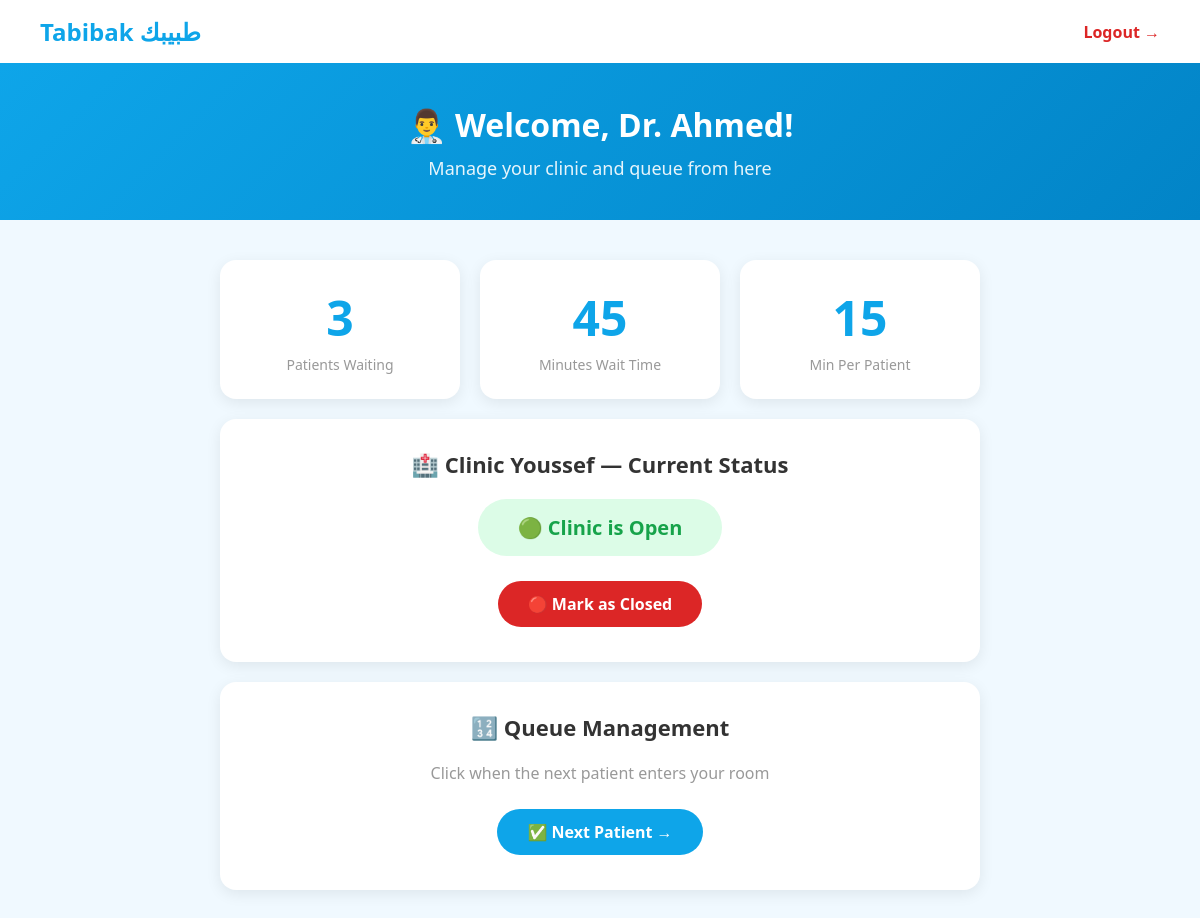
Before: /doctor/dashboard (signed in) with the older database file.
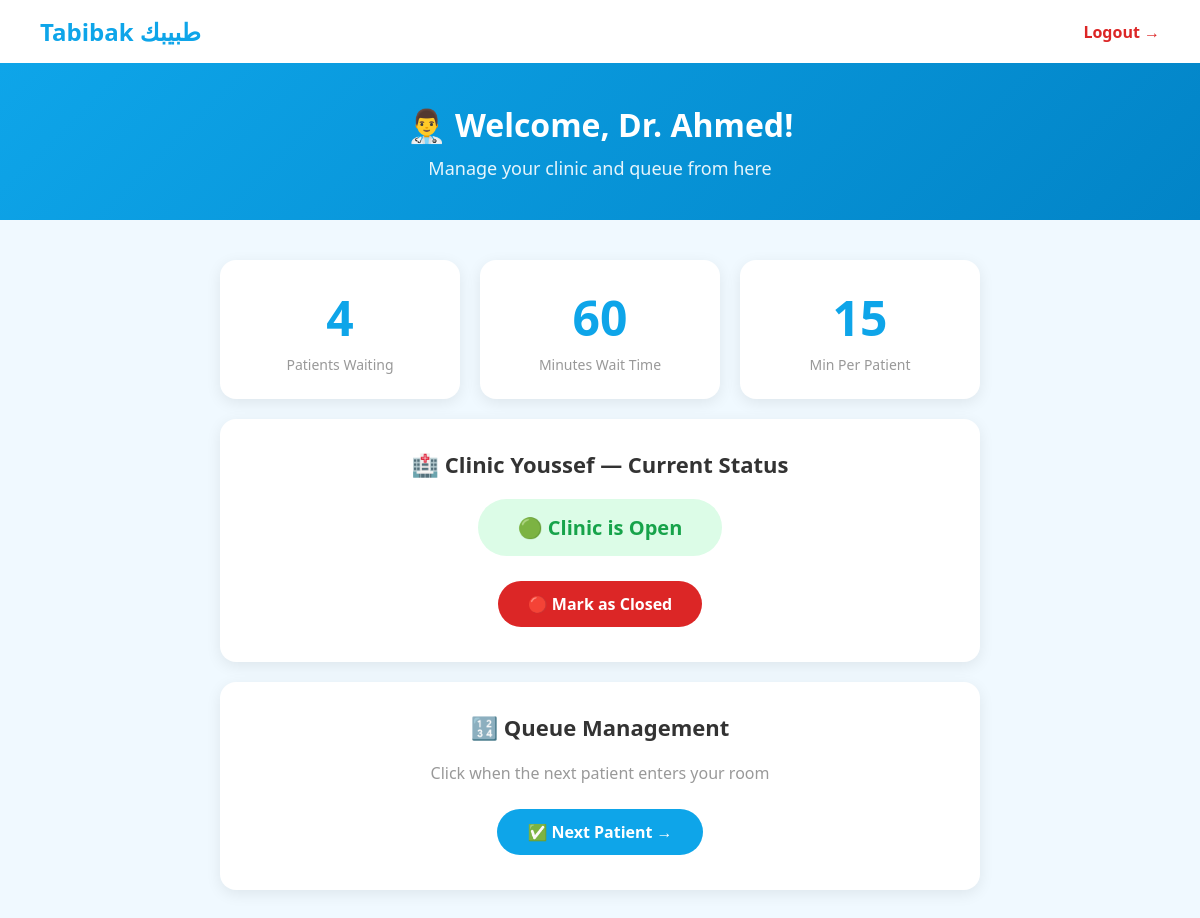
After: the same page with the newer database file.
### tables this page shows
CREATE TABLE clinics (
        id INTEGER PRIMARY KEY,
        name TEXT,
        doctor TEXT,
        specialty TEXT,
        patients_waiting INTEGER,
        minutes_per_patient INTEGER,
        is_open INTEGER
    );

### app.py (the view)
@app.route("/doctor/dashboard")
def doctor_dashboard():
    if "doctor_id" not in session:
        return redirect("/doctor/login")
    conn = sqlite3.connect("tabibak.db")
    cursor = conn.cursor()
    cursor.execute("SELECT * FROM clinics WHERE id = ?", (session["clinic_id"],))
    clinic = cursor.fetchone()
    cursor.execute("""
        SELECT patients.* FROM patients
        JOIN medical_documents ON patients.id = medical_documents.patient_id
        GROUP BY patients.id
    """)
    patients = cursor.fetchall()
    conn.close()
    return render_template("doctor_dashboard.html", doctor=session["doctor_name"], clinic=clinic, patients=patients)

### templates/doctor_dashboard.html (shortened to what this page needs)
<!DOCTYPE html>
<html lang="en">
<head>
</head>
<body>
    <nav>
        <div class="logo">Tabibak طبيبك</div>
        <a href="/doctor/logout" class="logout">Logout →</a>
    </nav>
    <div class="welcome">
        <h1>👨‍⚕️ Welcome, {{ doctor }}!</h1>
        <p>Manage your clinic and queue from here</p>
    </div>
    <div class="dashboard">
        <div class="stats">
            <div class="stat-card">
                <div class="stat-number">{{ clinic[4] }}</div>
                <div class="stat-label">Patients Waiting</div>
            </div>
            <div class="stat-card">
                <div class="stat-number">{{ clinic[4] * clinic[5] }}</div>
                <div class="stat-label">Minutes Wait Time</div>
            </div>
            <div class="stat-card">
                <div class="stat-number">{{ clinic[5] }}</div>
                <div class="stat-label">Min Per Patient</div>
            </div>
        </div>
        <div class="status-card">
            <h2>🏥 {{ clinic[1] }} — Current Status</h2>
            {% if clinic[6] == 1 %}
                <div class="status-open">🟢 Clinic is Open</div><br>
                <a href="/doctor/leave" class="btn btn-red">🔴 Mark as Closed</a>
            {% else %}
                <div class="status-closed">🔴 Clinic is Closed</div><br>
                <a href="/doctor/arrive" class="btn btn-green">🟢 Mark as Open</a>
            {% endif %}
        </div>
        <div class="queue-card">
            <h2>🔢 Queue Management</h2>
            <p style="color:#999; margin-bottom:20px;">Click when the next patient enters your room</p>
            <a href="/doctor/next" class="btn btn-blue">✅ Next Patient →</a>
        </div>
    </div>
</body>
</html>

Changed rows visible on the page:
changed clinics "Dr. Ahmed": patients_waiting "3" → "4"; clinic[4]*clinic[5] "45" → "60"
